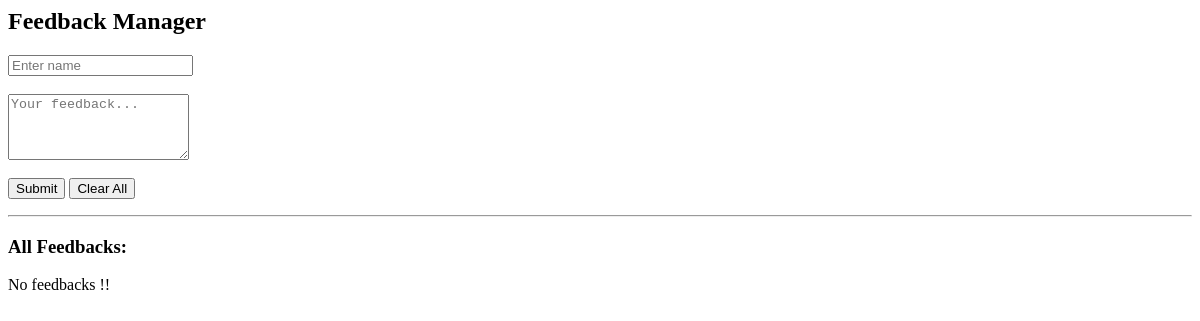
The app's page /feedback/, older data.
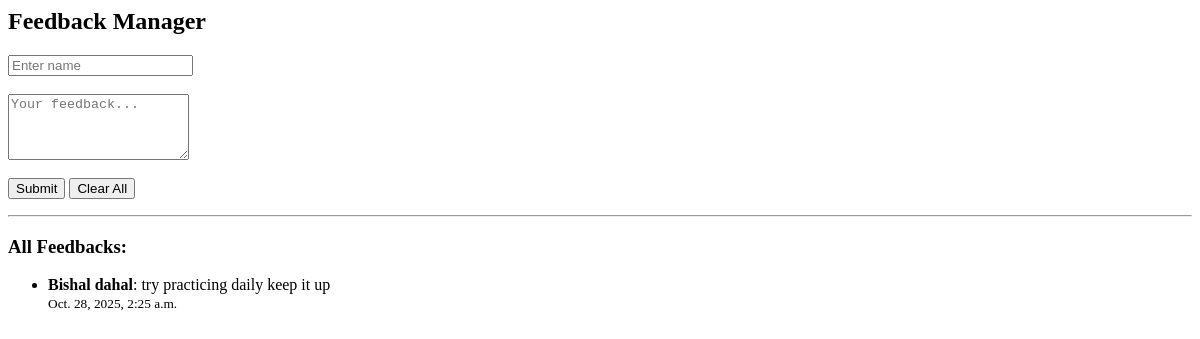
The same page, newer data.
### product/models.py (models this page shows, shortened)
class Feedback(models.Model):
    name = models.CharField(max_length=100)
    message = models.TextField()
    created_at = models.DateTimeField(auto_now_add=True)

### product/views.py (the view, shortened to what this page needs)
# urls.py: path('feedback/', views.feedback_manager, name= 'feedback'),
def feedback_manager(request):
    error=''
    feedbacks = Feedback.objects.all().order_by('-created_at')
    context={
        'error':error,
        'feedbacks':feedbacks
    }
    return render(request, 'product/feedback_manager.html',context)

### product/templates/product/feedback_manager.html (shortened to what this page needs)
<h2>Feedback Manager</h2>
<form method="POST">
  <input type="text" name="name" placeholder="Enter name"><br><br>
  <textarea name="message" placeholder="Your feedback..." rows="4"></textarea><br><br>
  <button type="submit" name="action" value="submit">Submit</button>
  <button type="submit" name="action" value="clear">Clear All</button>
</form>
<hr>
<h3>All Feedbacks:</h3>
   {% if feedbacks %}
   <ul>
    {% for feedback in feedbacks %}
   <li>
    <strong>{{ feedback.name }}</strong>: {{ feedback.message }}
        <br><small>{{ feedback.created_at }}</small>
   </li>
   {% endfor %}
</ul>
{% else %}
<p>No feedbacks !!</p>
{% endif %}

Row changes from the older to the newer data that the page shows:
added Feedback: name "Bishal dahal", message "try practicing daily keep it up", created_at "Oct. 28, 2025, 2:25 a.m."
Text that changed along with them:
text no longer shown: "No feedbacks !!"
